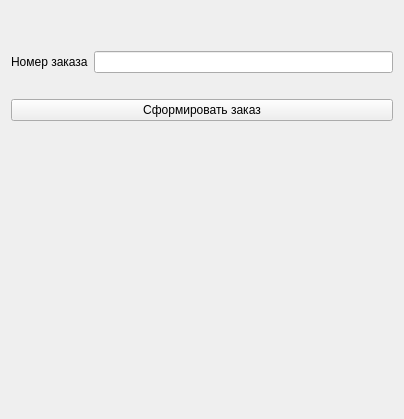
<?xml version="1.0" encoding="UTF-8"?>
<ui version="4.0">
 <class>Form</class>
 <widget class="QWidget" name="Form">
  <property name="geometry">
   <rect>
    <x>0</x>
    <y>0</y>
    <width>404</width>
    <height>419</height>
   </rect>
  </property>
  <property name="minimumSize">
   <size>
    <width>293</width>
    <height>363</height>
   </size>
  </property>
  <property name="maximumSize">
   <size>
    <width>404</width>
    <height>419</height>
   </size>
  </property>
  <property name="windowTitle">
   <string>Новый заказ</string>
  </property>
  <layout class="QVBoxLayout" name="verticalLayout">
   <item>
    <spacer name="verticalSpacer_2">
     <property name="orientation">
      <enum>Qt::Vertical</enum>
     </property>
     <property name="sizeType">
      <enum>QSizePolicy::Maximum</enum>
     </property>
     <property name="sizeHint" stdset="0">
      <size>
       <width>20</width>
       <height>40</height>
      </size>
     </property>
    </spacer>
   </item>
   <item>
    <layout class="QHBoxLayout" name="horizontalLayout">
     <item>
      <widget class="QLabel" name="label">
       <property name="text">
        <string>Номер заказа</string>
       </property>
      </widget>
     </item>
     <item>
      <widget class="QLineEdit" name="order_id_edit"/>
     </item>
    </layout>
   </item>
   <item>
    <widget class="QLabel" name="info_label">
     <property name="styleSheet">
      <string notr="true">color: rgb(224, 27, 36);</string>
     </property>
     <property name="text">
      <string/>
     </property>
     <property name="alignment">
      <set>Qt::AlignCenter</set>
     </property>
    </widget>
   </item>
   <item>
    <widget class="QPushButton" name="create_order_btn">
     <property name="text">
      <string>Сформировать заказ</string>
     </property>
     <property name="shortcut">
      <string>Return</string>
     </property>
    </widget>
   </item>
   <item>
    <spacer name="verticalSpacer">
     <property name="orientation">
      <enum>Qt::Vertical</enum>
     </property>
     <property name="sizeHint" stdset="0">
      <size>
       <width>20</width>
       <height>40</height>
      </size>
     </property>
    </spacer>
   </item>
  </layout>
 </widget>
 <resources/>
 <connections/>
</ui>
